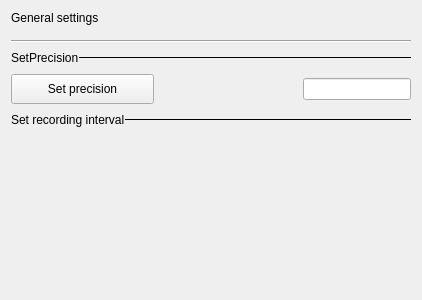
<?xml version="1.0" encoding="UTF-8"?>
<ui version="4.0">
 <class>IIOMonitorGeneralSettingsMenu</class>
 <widget class="QWidget" name="IIOMonitorGeneralSettingsMenu">
  <property name="geometry">
   <rect>
    <x>0</x>
    <y>0</y>
    <width>420</width>
    <height>300</height>
   </rect>
  </property>
  <property name="windowTitle">
   <string>Form</string>
  </property>
  <layout class="QVBoxLayout" name="verticalLayout">
   <item>
    <layout class="QVBoxLayout" name="verticalLayout_4">
     <property name="spacing">
      <number>15</number>
     </property>
     <property name="topMargin">
      <number>0</number>
     </property>
     <property name="bottomMargin">
      <number>0</number>
     </property>
     <item>
      <widget class="QLabel" name="label_4">
       <property name="sizePolicy">
        <sizepolicy hsizetype="Fixed" vsizetype="Fixed">
         <horstretch>0</horstretch>
         <verstretch>0</verstretch>
        </sizepolicy>
       </property>
       <property name="text">
        <string>General settings</string>
       </property>
       <property name="general_settings_label" stdset="0">
        <bool>true</bool>
       </property>
      </widget>
     </item>
     <item>
      <widget class="Line" name="line_2">
       <property name="sizePolicy">
        <sizepolicy hsizetype="Expanding" vsizetype="Fixed">
         <horstretch>0</horstretch>
         <verstretch>0</verstretch>
        </sizepolicy>
       </property>
       <property name="minimumSize">
        <size>
         <width>400</width>
         <height>2</height>
        </size>
       </property>
       <property name="maximumSize">
        <size>
         <width>0</width>
         <height>2</height>
        </size>
       </property>
       <property name="orientation">
        <enum>Qt::Horizontal</enum>
       </property>
       <property name="blue_line" stdset="0">
        <bool>true</bool>
       </property>
      </widget>
     </item>
    </layout>
   </item>
   <item>
    <layout class="QHBoxLayout" name="horizontalLayout_12">
     <property name="spacing">
      <number>0</number>
     </property>
     <property name="topMargin">
      <number>0</number>
     </property>
     <item>
      <widget class="QLabel" name="label">
       <property name="sizePolicy">
        <sizepolicy hsizetype="Preferred" vsizetype="Minimum">
         <horstretch>0</horstretch>
         <verstretch>0</verstretch>
        </sizepolicy>
       </property>
       <property name="minimumSize">
        <size>
         <width>0</width>
         <height>20</height>
        </size>
       </property>
       <property name="text">
        <string>SetPrecision</string>
       </property>
      </widget>
     </item>
     <item>
      <widget class="Line" name="line_4">
       <property name="sizePolicy">
        <sizepolicy hsizetype="MinimumExpanding" vsizetype="Fixed">
         <horstretch>0</horstretch>
         <verstretch>0</verstretch>
        </sizepolicy>
       </property>
       <property name="minimumSize">
        <size>
         <width>0</width>
         <height>1</height>
        </size>
       </property>
       <property name="maximumSize">
        <size>
         <width>16777215</width>
         <height>1</height>
        </size>
       </property>
       <property name="frameShadow">
        <enum>QFrame::Plain</enum>
       </property>
       <property name="lineWidth">
        <number>1</number>
       </property>
       <property name="orientation">
        <enum>Qt::Horizontal</enum>
       </property>
       <property name="subsection_line" stdset="0">
        <bool>true</bool>
       </property>
      </widget>
     </item>
    </layout>
   </item>
   <item>
    <layout class="QVBoxLayout" name="verticalLayout_2">
     <item>
      <layout class="QHBoxLayout" name="horizontalLayout">
       <item>
        <widget class="QPushButton" name="setPrecisionBtn">
         <property name="sizePolicy">
          <sizepolicy hsizetype="MinimumExpanding" vsizetype="Fixed">
           <horstretch>0</horstretch>
           <verstretch>0</verstretch>
          </sizepolicy>
         </property>
         <property name="minimumSize">
          <size>
           <width>0</width>
           <height>30</height>
          </size>
         </property>
         <property name="styleSheet">
          <string notr="true">QPushButton{
height:25px;

font-size: 12px;
line-height: 14px;
}</string>
         </property>
         <property name="text">
          <string>Set precision</string>
         </property>
         <property name="blue_button" stdset="0">
          <bool>true</bool>
         </property>
        </widget>
       </item>
       <item>
        <spacer name="horizontalSpacer">
         <property name="orientation">
          <enum>Qt::Horizontal</enum>
         </property>
         <property name="sizeHint" stdset="0">
          <size>
           <width>40</width>
           <height>20</height>
          </size>
         </property>
        </spacer>
       </item>
       <item>
        <widget class="QLineEdit" name="precisionValue">
         <property name="sizePolicy">
          <sizepolicy hsizetype="Preferred" vsizetype="Fixed">
           <horstretch>0</horstretch>
           <verstretch>0</verstretch>
          </sizepolicy>
         </property>
        </widget>
       </item>
      </layout>
     </item>
    </layout>
   </item>
   <item>
    <layout class="QHBoxLayout" name="horizontalLayout_14">
     <property name="spacing">
      <number>0</number>
     </property>
     <property name="topMargin">
      <number>0</number>
     </property>
     <item>
      <widget class="QLabel" name="label_2">
       <property name="sizePolicy">
        <sizepolicy hsizetype="Preferred" vsizetype="Minimum">
         <horstretch>0</horstretch>
         <verstretch>0</verstretch>
        </sizepolicy>
       </property>
       <property name="minimumSize">
        <size>
         <width>0</width>
         <height>20</height>
        </size>
       </property>
       <property name="text">
        <string>Set recording interval</string>
       </property>
      </widget>
     </item>
     <item>
      <widget class="Line" name="line_6">
       <property name="sizePolicy">
        <sizepolicy hsizetype="MinimumExpanding" vsizetype="Fixed">
         <horstretch>0</horstretch>
         <verstretch>0</verstretch>
        </sizepolicy>
       </property>
       <property name="minimumSize">
        <size>
         <width>0</width>
         <height>1</height>
        </size>
       </property>
       <property name="maximumSize">
        <size>
         <width>16777215</width>
         <height>1</height>
        </size>
       </property>
       <property name="frameShadow">
        <enum>QFrame::Plain</enum>
       </property>
       <property name="lineWidth">
        <number>1</number>
       </property>
       <property name="orientation">
        <enum>Qt::Horizontal</enum>
       </property>
       <property name="subsection_line" stdset="0">
        <bool>true</bool>
       </property>
      </widget>
     </item>
    </layout>
   </item>
   <item>
    <layout class="QHBoxLayout" name="horizontalLayout_3"/>
   </item>
   <item>
    <layout class="QVBoxLayout" name="verticalLayout_3"/>
   </item>
   <item>
    <spacer name="verticalSpacer">
     <property name="orientation">
      <enum>Qt::Vertical</enum>
     </property>
     <property name="sizeHint" stdset="0">
      <size>
       <width>20</width>
       <height>40</height>
      </size>
     </property>
    </spacer>
   </item>
  </layout>
 </widget>
 <resources/>
 <connections/>
</ui>
